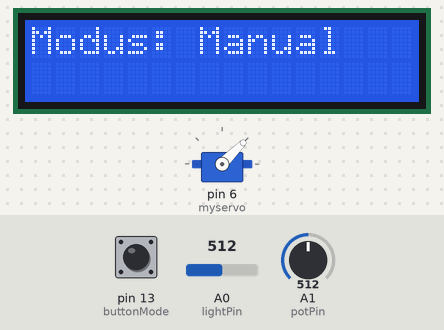
Recording of a sketch running on a simulated Arduino Uno, built with avr-gcc and run on an emulated ATmega328P. On the bench: servo, 16×2 character LCD. The test bench sets the inputs (shaded band); at power-on: pin 13 (buttonMode) HIGH, A1 (potPin) = 512, A0 (lightPin) = 512. What the sketch prints to the serial monitor is not drawn.

Above: at 1.2 s.
1.3 s: pin 13 (buttonMode) pulled LOW for 0.15 s
At 2.3 s:
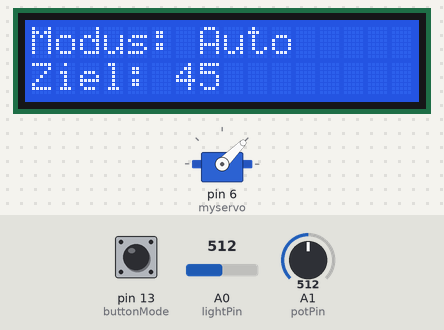
4.4 s: A1 (potPin) set to 716
6.9 s: pin 13 (buttonMode) pulled LOW for 3.2 s
At 9.5 s:
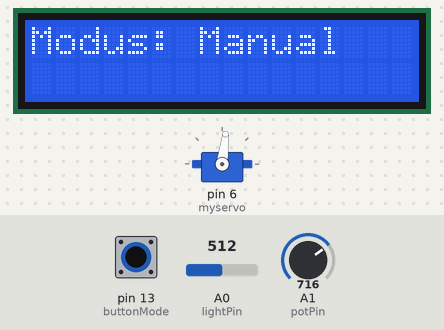
12.5 s: A1 (potPin) set to 121
At 13.7 s:
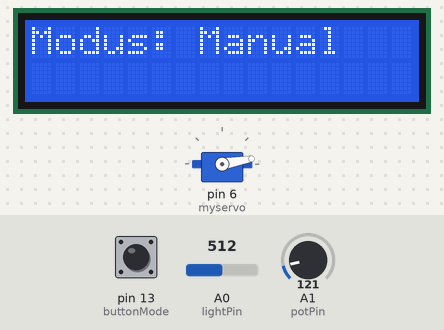
14.0 s: A1 (potPin) set to 102
At 15.1 s:
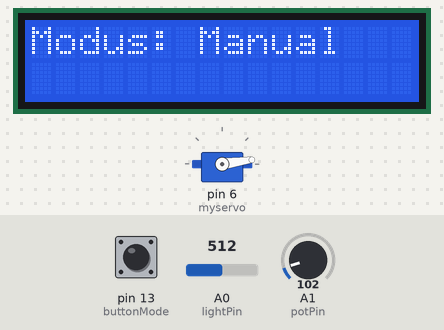
17.0 s: pin 13 (buttonMode) pulled LOW for 1 s
At 17.9 s:
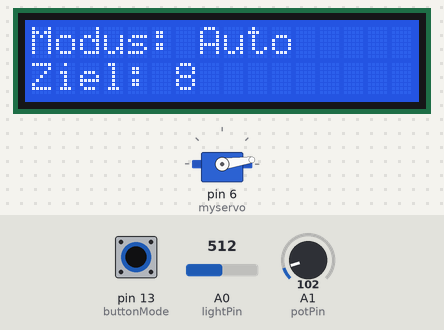
Timing chart, 0 to 20.0 s (numbered marks = the images above; inputs shaded):
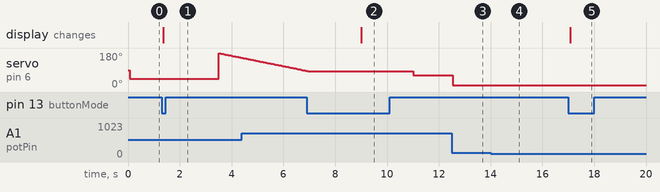

The sketch:

Jalusie.ino
```cpp
#include <LiquidCrystal.h>
#include <Servo.h>

int lightPin = 0;
int lightIntesity = 0;
LiquidCrystal lcd(7, 8, 9, 10, 11, 12);
Servo myservo;
int pos = 0;
int buttonMode = 13;
int buttonSet = 5;
String mode = "manual";
int old_angle = 180;
int new_angle = 0;
int step = 1;
int potPin = A1;  // Der Pin, an dem das Potentiometer angeschlossen ist
int potValue = 0; // Variable zum Speichern des Potentiometerwerts
int servoAngle = 0; // Variable zum Speichern des Servo-Winkels
int targetIntesity = 50;

void setup() {
  myservo.attach(6);
  lcd.begin(16, 2);
  pinMode(buttonMode, INPUT_PULLUP);
  pinMode(buttonSet, INPUT_PULLUP);
  Serial.begin(9600);
  while (!Serial);
}

void loop() {
  // MANUAL MODUS
  //Wann Mode ist manual wir bekomen das wert von potenzimeter und bewege den servo als mit dem potenziometer eingerichtet
  if (mode == "manual") {
    potValue = analogRead(potPin);  // Lese den analogen Wert (zwischen 0 und 1023)

    // Den gelesenen Wert auf der seriellen Konsole ausgeben
    Serial.print("Potentiometerwert: ");
    Serial.println(potValue);

    lcd.setCursor(0, 0);
    lcd.print("Modus: Manual");
    lcd.setCursor(0, 1);
    lcd.print("                ");
    servoAngle = map(potValue, 0, 1023, 0, 90);
    myservo.write(servoAngle);  // Drehe den Servo auf den entsprechenden Winkel
    delay(15);                  // Kurze Pause für die Servo-Bewegung

  // Optional: den Potentiometerwert und den Servo-Winkel anzeigen
  Serial.print("Potentiometer Wert: ");
  Serial.print(potValue);
  Serial.print(" -> Servo Winkel: ");
  Serial.println(servoAngle);
  }

  //MODUS AUTO
  if ((digitalRead(buttonMode) == LOW && mode == "manual") || (mode == "auto")) {
    mode = "auto";
    potValue = analogRead(potPin);
    lightIntesity = analogRead(lightPin);
    targetIntesity = map(potValue, 0, 1023, 0, 90);
    lcd.setCursor(0, 0);
    lcd.print("Modus: Auto  ");
    lcd.setCursor(0, 1);
    lcd.print("    ");
    lcd.setCursor(0, 1);
    lcd.print("Ziel:");
    lcd.setCursor(6, 1);
    lcd.print("   ");
    lcd.setCursor(6, 1);
    lcd.print(targetIntesity);

    //calculate angle of motor
    new_angle = berechneWinkel(targetIntesity, lightIntesity);
    double difference = fabs(old_angle - new_angle);
    Serial.println("alte Winkel ist:");
    Serial.println(old_angle);
    Serial.println("neue Winkel ist:");
    Serial.println(new_angle);
    Serial.println("Unterschied ist:");
    Serial.println(difference);
    step = richtige_richtung(new_angle, old_angle);
    //wann den licht heller
    if ((difference > 10) && (step == 1)) {
      Serial.println("Das Licht ist heller");
      delay(2000);
      for (pos = old_angle; pos <= new_angle; pos += step) {
        Serial.println("step ist:");
        Serial.println(step);
        Serial.println("position ist:");
        Serial.println(pos);
        myservo.write(pos);
        delay(15);
      }
      old_angle = new_angle;
    }
    //wann das Licht dünkler ist
    if ((difference > 10) && (step == -1)) {
      Serial.println("Das Licht ist dünkler");
      delay(2000);
      for (pos = old_angle; pos >= new_angle; pos += step) {
        Serial.println("step ist:");
        Serial.println(step);
        Serial.println("position ist:");
        Serial.println(pos);
        myservo.write(pos);
        delay(15);
      }
      old_angle = new_angle;
    }

    delay(2000);
  }
  //VON AUTO ZUM MANUAL
  if (digitalRead(buttonMode) == LOW && mode == "auto") {
    lcd.setCursor(0, 0);
    lcd.print("Modus: Manual");
    lcd.setCursor(0, 1);
    lcd.print("                     ");
    mode = "manual";
    delay(2000);
  }
}

int berechneWinkel(int targetIntesity, int lightIntesity ) {
  if (lightIntesity <= 0) return 0;  // Vollständiges Öffnen bei extrem niedrigem Außenlicht
        Serial.println("Target Intesity:");
        Serial.println(targetIntesity);
        Serial.println("Light Intesity:");
        Serial.println(lightIntesity);
  // Berechne den Servo-Winkel basierend auf der gewünschten und aktuellen Lichtintensität
  int theta = 90 - (targetIntesity * 90) / lightIntesity;

  // Begrenze den Winkel auf [0, 90]
  if (theta > 90) theta = 90;
  if (theta < 0) theta = 0;

  return theta;
}
// in welche richtung drehen?
int richtige_richtung(double new_angle, double old_angle) {
  if (new_angle > old_angle) {
    return 1;
  } else {
    return -1;
  }
}
```

Measured:
- after the input at 1.3 s, the display: changes after 0.06 s (image 1)
- after the input at 6.9 s, the display: changes after 2.1 s (image 2)
- after the input at 12.5 s, servo on pin 6 (myservo): 62° → 10° at once
- after the input at 14.0 s, servo on pin 6 (myservo): 10° → 8° after 0.05 s
- after the input at 17.0 s, the display: changes after 0.07 s (image 5)
